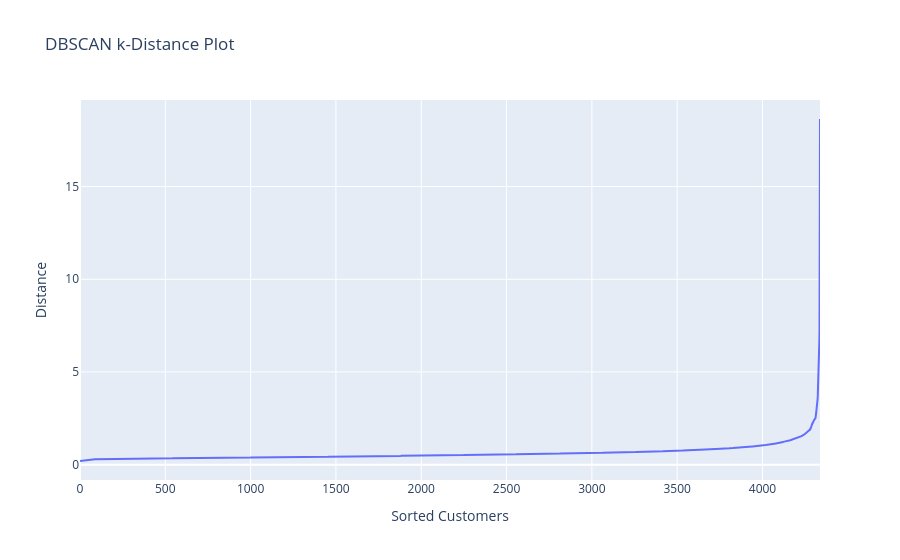

Notebook code cell kept with this figure:
### Code cell
fig = go.Figure()

fig.add_trace(
    go.Scatter(
        x=np.arange(
            len(k_distances)
        ),
        y=k_distances,
        mode="lines",
        name="k-distance"
    )
)

fig.update_layout(
    title="DBSCAN k-Distance Plot",
    xaxis_title="Sorted Customers",
    yaxis_title="Distance"
)

fig.show()

### Figure 1 — Plotly figure (JSON) as saved in the notebook; plotly's stock layout.template omitted (floating-point values rounded to 4 significant figures; data arrays with more than 128 entries replaced by an {"elided": "..."} marker saying what was removed)
{"data": [{"mode": "lines", "name": "k-distance", "type": "scatter", "x": {"elided": "4338 int values"}, "y": {"elided": "4338 float values"}}], "layout": {"title": {"text": "DBSCAN k-Distance Plot"}, "xaxis": {"title": {"text": "Sorted Customers"}}, "yaxis": {"title": {"text": "Distance"}}}}
